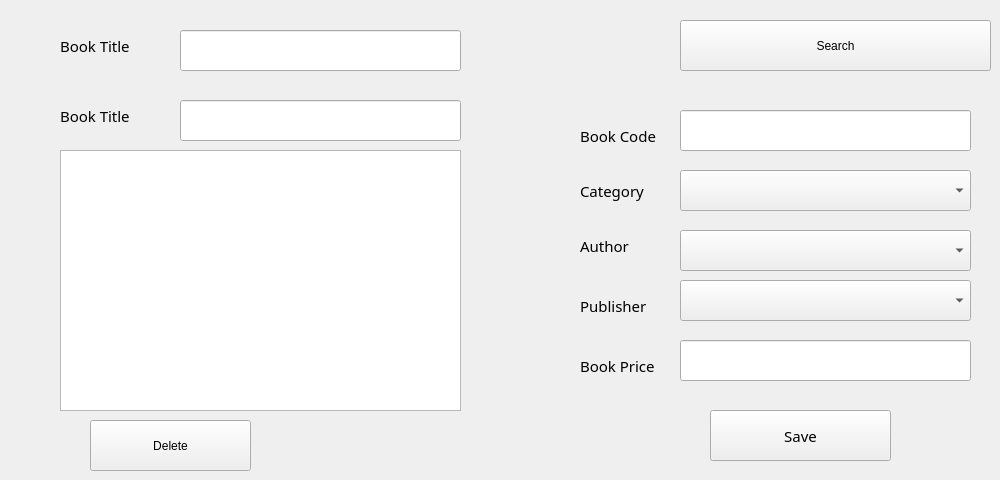
      <widget class="QWidget" name="tab_6">
       <attribute name="title">
        <string>Edit Or Delete A Book</string>
       </attribute>
       <widget class="QComboBox" name="comboBox_6">
        <property name="geometry">
         <rect>
          <x>680</x>
          <y>280</y>
          <width>291</width>
          <height>41</height>
         </rect>
        </property>
       </widget>
       <widget class="QLabel" name="label_9">
        <property name="geometry">
         <rect>
          <x>580</x>
          <y>120</y>
          <width>81</width>
          <height>31</height>
         </rect>
        </property>
        <property name="font">
         <font>
          <family>Calisto MT</family>
          <pointsize>11</pointsize>
          <weight>9</weight>
          <italic>false</italic>
          <bold>false</bold>
         </font>
        </property>
        <property name="text">
         <string>Book Code</string>
        </property>
       </widget>
       <widget class="QComboBox" name="comboBox_7">
        <property name="geometry">
         <rect>
          <x>680</x>
          <y>170</y>
          <width>291</width>
          <height>41</height>
         </rect>
        </property>
       </widget>
       <widget class="QLineEdit" name="lineEdit_5">
        <property name="geometry">
         <rect>
          <x>180</x>
          <y>30</y>
          <width>281</width>
          <height>41</height>
         </rect>
        </property>
        <property name="clearButtonEnabled">
         <bool>true</bool>
        </property>
       </widget>
       <widget class="QLabel" name="label_10">
        <property name="geometry">
         <rect>
          <x>580</x>
          <y>170</y>
          <width>101</width>
          <height>41</height>
         </rect>
        </property>
        <property name="font">
         <font>
          <family>Calisto MT</family>
          <pointsize>11</pointsize>
          <weight>9</weight>
          <italic>false</italic>
          <bold>false</bold>
         </font>
        </property>
        <property name="text">
         <string>Category</string>
        </property>
       </widget>
       <widget class="QLabel" name="label_11">
        <property name="geometry">
         <rect>
          <x>580</x>
          <y>230</y>
          <width>101</width>
          <height>31</height>
         </rect>
        </property>
        <property name="font">
         <font>
          <family>Calisto MT</family>
          <pointsize>11</pointsize>
          <weight>9</weight>
          <italic>false</italic>
          <bold>false</bold>
         </font>
        </property>
        <property name="text">
         <string>Author</string>
        </property>
       </widget>
       <widget class="QLabel" name="label_12">
        <property name="geometry">
         <rect>
          <x>580</x>
          <y>290</y>
          <width>101</width>
          <height>31</height>
         </rect>
        </property>
        <property name="font">
         <font>
          <family>Calisto MT</family>
          <pointsize>11</pointsize>
          <weight>9</weight>
          <italic>false</italic>
          <bold>false</bold>
         </font>
        </property>
        <property name="text">
         <string>Publisher</string>
        </property>
       </widget>
       <widget class="QComboBox" name="comboBox_8">
        <property name="geometry">
         <rect>
          <x>680</x>
          <y>230</y>
          <width>291</width>
          <height>41</height>
         </rect>
        </property>
       </widget>
       <widget class="QLineEdit" name="lineEdit_6">
        <property name="geometry">
         <rect>
          <x>680</x>
          <y>340</y>
          <width>291</width>
          <height>41</height>
         </rect>
        </property>
        <property name="clearButtonEnabled">
         <bool>true</bool>
        </property>
       </widget>
       <widget class="QLabel" name="label_13">
        <property name="geometry">
         <rect>
          <x>580</x>
          <y>350</y>
          <width>81</width>
          <height>31</height>
         </rect>
        </property>
        <property name="font">
         <font>
          <family>Calisto MT</family>
          <pointsize>11</pointsize>
          <weight>9</weight>
          <italic>false</italic>
          <bold>false</bold>
         </font>
        </property>
        <property name="text">
         <string>Book Price</string>
        </property>
       </widget>
       <widget class="QLabel" name="label_14">
        <property name="geometry">
         <rect>
          <x>60</x>
          <y>30</y>
          <width>111</width>
          <height>31</height>
         </rect>
        </property>
        <property name="font">
         <font>
          <family>Calisto MT</family>
          <pointsize>11</pointsize>
          <weight>9</weight>
          <italic>false</italic>
          <bold>false</bold>
         </font>
        </property>
        <property name="text">
         <string>Book Title</string>
        </property>
       </widget>
       <widget class="QLineEdit" name="lineEdit_7">
        <property name="geometry">
         <rect>
          <x>680</x>
          <y>110</y>
          <width>291</width>
          <height>41</height>
         </rect>
        </property>
        <property name="clearButtonEnabled">
         <bool>true</bool>
        </property>
       </widget>
       <widget class="QPushButton" name="pushButton_8">
        <property name="geometry">
         <rect>
          <x>710</x>
          <y>410</y>
          <width>181</width>
          <height>51</height>
         </rect>
        </property>
        <property name="font">
         <font>
          <family>Calisto MT</family>
          <pointsize>11</pointsize>
          <weight>9</weight>
          <italic>false</italic>
          <bold>false</bold>
         </font>
        </property>
        <property name="styleSheet">
         <string notr="true"/>
        </property>
        <property name="text">
         <string>Save</string>
        </property>
       </widget>
       <widget class="QLineEdit" name="lineEdit_8">
        <property name="geometry">
         <rect>
          <x>180</x>
          <y>100</y>
          <width>281</width>
          <height>41</height>
         </rect>
        </property>
        <property name="clearButtonEnabled">
         <bool>true</bool>
        </property>
       </widget>
       <widget class="QLabel" name="label_15">
        <property name="geometry">
         <rect>
          <x>60</x>
          <y>100</y>
          <width>111</width>
          <height>31</height>
         </rect>
        </property>
        <property name="font">
         <font>
          <family>Calisto MT</family>
          <pointsize>11</pointsize>
          <weight>9</weight>
          <italic>false</italic>
          <bold>false</bold>
         </font>
        </property>
        <property name="text">
         <string>Book Title</string>
        </property>
       </widget>
       <widget class="QPushButton" name="pushButton_9">
        <property name="geometry">
         <rect>
          <x>680</x>
          <y>20</y>
          <width>311</width>
          <height>51</height>
         </rect>
        </property>
        <property name="styleSheet">
         <string notr="true"/>
        </property>
        <property name="text">
         <string>Search</string>
        </property>
       </widget>
       <widget class="QPushButton" name="pushButton_10">
        <property name="geometry">
         <rect>
          <x>90</x>
          <y>420</y>
          <width>161</width>
          <height>51</height>
         </rect>
        </property>
        <property name="styleSheet">
         <string notr="true"/>
        </property>
        <property name="text">
         <string>Delete</string>
        </property>
       </widget>
       <widget class="QTextEdit" name="textEdit_2">
        <property name="geometry">
         <rect>
          <x>60</x>
          <y>150</y>
          <width>401</width>
          <height>261</height>
         </rect>
        </property>
       </widget>
      </widget>
